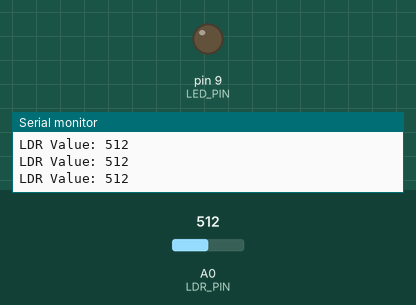
The sketch below on a simulated Arduino Uno, built with avr-gcc and run on an emulated ATmega328P. Parts: output pins drawn as LEDs (lit = HIGH), the last lines printed to the serial monitor. The inputs (shaded band) are chosen by the test bench; at power-on: A0 (LDR_PIN) = 512.

Above: at 1.2 s.
1.3 s: A0 (LDR_PIN) set to 491
At 1.9 s:
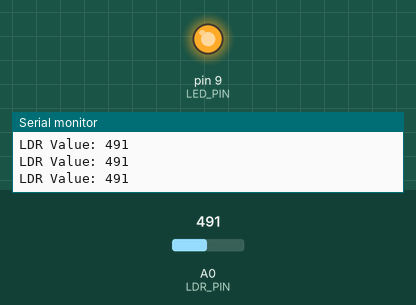
2.8 s: A0 (LDR_PIN) set to 510
At 3.5 s:
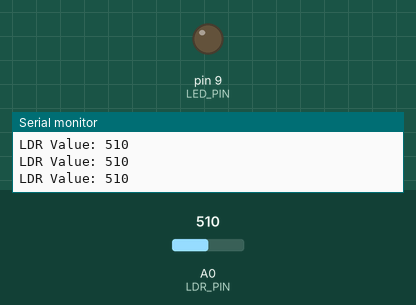
5.8 s: A0 (LDR_PIN) set to 490
At 6.6 s:
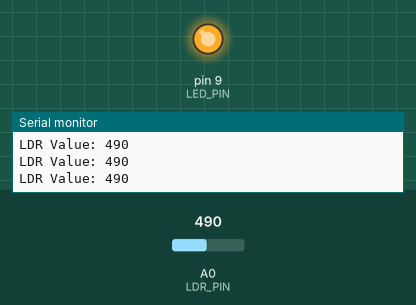
Timing chart, 0 to 8.8 s (numbered marks = the images above; inputs shaded):
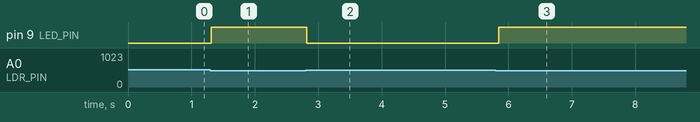

The sketch:

ldr_console.ino
```cpp
// (licence header left out)
#define LED_PIN 9
#define LDR_PIN A0

void setup() {
  Serial.begin(9600);
  pinMode(LED_PIN, OUTPUT);
}

void loop() {
  int ldrValue = analogRead(LDR_PIN);  // Read LDR sensor value
  Serial.print("LDR Value: ");
  Serial.println(ldrValue);
  if (ldrValue > 500) {
    digitalWrite(LED_PIN, LOW);       // Bright environment → LED OFF
  } else {
    digitalWrite(LED_PIN, HIGH);      // Dark environment   → LED ON
  }
  delay(50);
}
```

Measured:
- the behaviour switches between 501 and 500 on A0 (LDR_PIN) (found by bisection; images 0 and 1)
- after the input at 1.3 s, pin 9 (LED_PIN): LOW → HIGH at once
- after the input at 2.8 s, pin 9 (LED_PIN): HIGH → LOW at once
- after the input at 5.8 s, pin 9 (LED_PIN): LOW → HIGH at once
